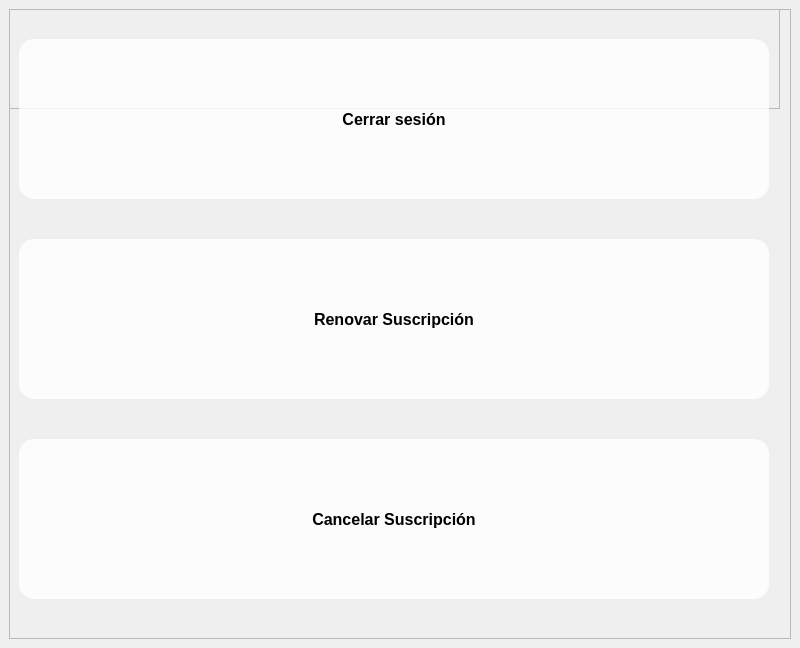
<?xml version="1.0" encoding="UTF-8"?>
<ui version="4.0">
 <class>MainWindow</class>
 <widget class="QMainWindow" name="MainWindow">
  <property name="geometry">
   <rect>
    <x>0</x>
    <y>0</y>
    <width>800</width>
    <height>648</height>
   </rect>
  </property>
  <property name="windowTitle">
   <string>MainWindow</string>
  </property>
  <widget class="QWidget" name="centralwidget">
   <layout class="QVBoxLayout" name="verticalLayout">
    <item>
     <widget class="QFrame" name="frame">
      <property name="frameShape">
       <enum>QFrame::StyledPanel</enum>
      </property>
      <property name="frameShadow">
       <enum>QFrame::Raised</enum>
      </property>
      <widget class="QFrame" name="frame_2">
       <property name="geometry">
        <rect>
         <x>0</x>
         <y>-41</y>
         <width>771</width>
         <height>141</height>
        </rect>
       </property>
       <property name="frameShape">
        <enum>QFrame::StyledPanel</enum>
       </property>
       <property name="frameShadow">
        <enum>QFrame::Raised</enum>
       </property>
      </widget>
      <widget class="QPushButton" name="pushButtonCancelar">
       <property name="geometry">
        <rect>
         <x>10</x>
         <y>430</y>
         <width>750</width>
         <height>160</height>
        </rect>
       </property>
       <property name="sizePolicy">
        <sizepolicy hsizetype="Minimum" vsizetype="Fixed">
         <horstretch>0</horstretch>
         <verstretch>0</verstretch>
        </sizepolicy>
       </property>
       <property name="minimumSize">
        <size>
         <width>750</width>
         <height>160</height>
        </size>
       </property>
       <property name="maximumSize">
        <size>
         <width>750</width>
         <height>160</height>
        </size>
       </property>
       <property name="font">
        <font>
         <family>MS Shell Dlg 2</family>
         <pointsize>12</pointsize>
         <weight>75</weight>
         <italic>false</italic>
         <bold>true</bold>
         <underline>false</underline>
         <strikeout>false</strikeout>
        </font>
       </property>
       <property name="styleSheet">
        <string notr="true">background-color: rgba(255, 255, 255, 210);
text-decoration: underline;
font: 8pt &quot;MS Shell Dlg 2&quot;;
font: 12pt &quot;MS Shell Dlg 2&quot;;
border: none;
border-radius: 15px; 
color: black;
font-weight: bold;
text-decoration: none;
</string>
       </property>
       <property name="text">
        <string>Cancelar Suscripción</string>
       </property>
      </widget>
      <widget class="QPushButton" name="pushButtonRenovar">
       <property name="geometry">
        <rect>
         <x>10</x>
         <y>230</y>
         <width>750</width>
         <height>160</height>
        </rect>
       </property>
       <property name="sizePolicy">
        <sizepolicy hsizetype="Minimum" vsizetype="Fixed">
         <horstretch>0</horstretch>
         <verstretch>0</verstretch>
        </sizepolicy>
       </property>
       <property name="minimumSize">
        <size>
         <width>750</width>
         <height>160</height>
        </size>
       </property>
       <property name="maximumSize">
        <size>
         <width>750</width>
         <height>160</height>
        </size>
       </property>
       <property name="font">
        <font>
         <family>MS Shell Dlg 2</family>
         <pointsize>12</pointsize>
         <weight>75</weight>
         <italic>false</italic>
         <bold>true</bold>
         <underline>false</underline>
         <strikeout>false</strikeout>
        </font>
       </property>
       <property name="styleSheet">
        <string notr="true">background-color: rgba(255, 255, 255, 210);
text-decoration: underline;
font: 8pt &quot;MS Shell Dlg 2&quot;;
font: 12pt &quot;MS Shell Dlg 2&quot;;
border: none;
border-radius: 15px; 
color: black;
font-weight: bold;
text-decoration: none;
</string>
       </property>
       <property name="text">
        <string>Renovar Suscripción</string>
       </property>
      </widget>
      <widget class="QLabel" name="label">
       <property name="geometry">
        <rect>
         <x>-10</x>
         <y>0</y>
         <width>881</width>
         <height>631</height>
        </rect>
       </property>
       <property name="styleSheet">
        <string notr="true">border-image: url(:/imagenes/logo.png);</string>
       </property>
       <property name="text">
        <string/>
       </property>
      </widget>
      <widget class="QPushButton" name="pushButtonCerrar">
       <property name="geometry">
        <rect>
         <x>10</x>
         <y>30</y>
         <width>750</width>
         <height>160</height>
        </rect>
       </property>
       <property name="sizePolicy">
        <sizepolicy hsizetype="Minimum" vsizetype="Fixed">
         <horstretch>0</horstretch>
         <verstretch>0</verstretch>
        </sizepolicy>
       </property>
       <property name="minimumSize">
        <size>
         <width>750</width>
         <height>160</height>
        </size>
       </property>
       <property name="maximumSize">
        <size>
         <width>750</width>
         <height>160</height>
        </size>
       </property>
       <property name="font">
        <font>
         <family>MS Shell Dlg 2</family>
         <pointsize>12</pointsize>
         <weight>75</weight>
         <italic>false</italic>
         <bold>true</bold>
         <underline>false</underline>
         <strikeout>false</strikeout>
        </font>
       </property>
       <property name="styleSheet">
        <string notr="true">background-color: rgba(255, 255, 255, 210);
text-decoration: underline;
font: 8pt &quot;MS Shell Dlg 2&quot;;
font: 12pt &quot;MS Shell Dlg 2&quot;;
border: none;
border-radius: 15px; 
color: black;
font-weight: bold;
text-decoration: none;
</string>
       </property>
       <property name="text">
        <string>Cerrar sesión</string>
       </property>
       <property name="default">
        <bool>false</bool>
       </property>
      </widget>
      <zorder>label</zorder>
      <zorder>frame_2</zorder>
      <zorder>pushButtonCancelar</zorder>
      <zorder>pushButtonRenovar</zorder>
      <zorder>pushButtonCerrar</zorder>
     </widget>
    </item>
   </layout>
  </widget>
 </widget>
 <resources>
  <include location="../Documents/GitHub/campasgym/src/vista/recursos.qrc"/>
 </resources>
 <connections/>
</ui>
